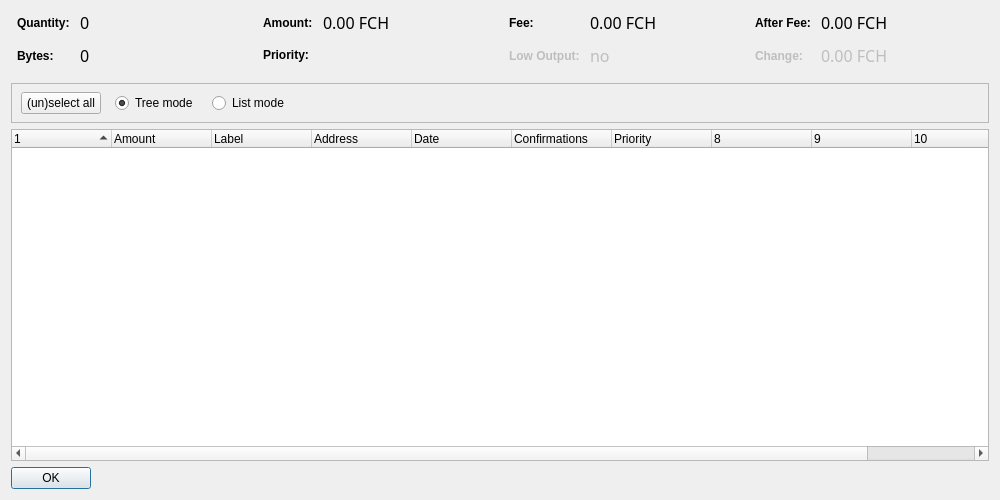
<?xml version="1.0" encoding="UTF-8"?>
<ui version="4.0">
 <class>CoinControlDialog</class>
 <widget class="QDialog" name="CoinControlDialog">
  <property name="geometry">
   <rect>
    <x>0</x>
    <y>0</y>
    <width>1000</width>
    <height>500</height>
   </rect>
  </property>
  <property name="windowTitle">
   <string>Coin Control</string>
  </property>
  <property name="styleSheet">
   <string notr="true">font: 75 12pt &quot;Century Gothic&quot;;</string>
  </property>
  <layout class="QVBoxLayout" name="verticalLayout">
   <item>
    <layout class="QHBoxLayout" name="horizontalLayoutTop" stretch="0,0,0,0">
     <property name="topMargin">
      <number>0</number>
     </property>
     <property name="bottomMargin">
      <number>10</number>
     </property>
     <item>
      <layout class="QFormLayout" name="formLayoutCoinControl1">
       <property name="horizontalSpacing">
        <number>10</number>
       </property>
       <property name="verticalSpacing">
        <number>10</number>
       </property>
       <property name="leftMargin">
        <number>6</number>
       </property>
       <property name="rightMargin">
        <number>6</number>
       </property>
       <item row="0" column="0">
        <widget class="QLabel" name="labelCoinControlQuantityText">
         <property name="styleSheet">
          <string notr="true">font-weight:bold;</string>
         </property>
         <property name="text">
          <string>Quantity:</string>
         </property>
        </widget>
       </item>
       <item row="0" column="1">
        <widget class="QLabel" name="labelCoinControlQuantity">
         <property name="font">
          <font>
           <family>Century Gothic</family>
           <pointsize>12</pointsize>
           <weight>9</weight>
           <italic>false</italic>
           <bold>false</bold>
          </font>
         </property>
         <property name="cursor">
          <cursorShape>IBeamCursor</cursorShape>
         </property>
         <property name="contextMenuPolicy">
          <enum>Qt::ActionsContextMenu</enum>
         </property>
         <property name="text">
          <string notr="true">0</string>
         </property>
         <property name="textInteractionFlags">
          <set>Qt::LinksAccessibleByMouse|Qt::TextSelectableByKeyboard|Qt::TextSelectableByMouse</set>
         </property>
        </widget>
       </item>
       <item row="1" column="0">
        <widget class="QLabel" name="labelCoinControlBytesText">
         <property name="styleSheet">
          <string notr="true">font-weight:bold;</string>
         </property>
         <property name="text">
          <string>Bytes:</string>
         </property>
        </widget>
       </item>
       <item row="1" column="1">
        <widget class="QLabel" name="labelCoinControlBytes">
         <property name="font">
          <font>
           <family>Century Gothic</family>
           <pointsize>12</pointsize>
           <weight>9</weight>
           <italic>false</italic>
           <bold>false</bold>
          </font>
         </property>
         <property name="cursor">
          <cursorShape>IBeamCursor</cursorShape>
         </property>
         <property name="contextMenuPolicy">
          <enum>Qt::ActionsContextMenu</enum>
         </property>
         <property name="text">
          <string notr="true">0</string>
         </property>
         <property name="textInteractionFlags">
          <set>Qt::LinksAccessibleByMouse|Qt::TextSelectableByKeyboard|Qt::TextSelectableByMouse</set>
         </property>
        </widget>
       </item>
      </layout>
     </item>
     <item>
      <layout class="QFormLayout" name="formLayoutCoinControl2">
       <property name="horizontalSpacing">
        <number>10</number>
       </property>
       <property name="verticalSpacing">
        <number>10</number>
       </property>
       <property name="leftMargin">
        <number>6</number>
       </property>
       <property name="rightMargin">
        <number>6</number>
       </property>
       <item row="0" column="0">
        <widget class="QLabel" name="labelCoinControlAmountText">
         <property name="styleSheet">
          <string notr="true">font-weight:bold;</string>
         </property>
         <property name="text">
          <string>Amount:</string>
         </property>
        </widget>
       </item>
       <item row="0" column="1">
        <widget class="QLabel" name="labelCoinControlAmount">
         <property name="font">
          <font>
           <family>Century Gothic</family>
           <pointsize>12</pointsize>
           <weight>9</weight>
           <italic>false</italic>
           <bold>false</bold>
          </font>
         </property>
         <property name="cursor">
          <cursorShape>IBeamCursor</cursorShape>
         </property>
         <property name="contextMenuPolicy">
          <enum>Qt::ActionsContextMenu</enum>
         </property>
         <property name="text">
          <string notr="true">0.00 FCH</string>
         </property>
         <property name="textInteractionFlags">
          <set>Qt::LinksAccessibleByMouse|Qt::TextSelectableByKeyboard|Qt::TextSelectableByMouse</set>
         </property>
        </widget>
       </item>
       <item row="1" column="0">
        <widget class="QLabel" name="labelCoinControlPriorityText">
         <property name="styleSheet">
          <string notr="true">font-weight:bold;</string>
         </property>
         <property name="text">
          <string>Priority:</string>
         </property>
        </widget>
       </item>
       <item row="1" column="1">
        <widget class="QLabel" name="labelCoinControlPriority">
         <property name="font">
          <font>
           <family>Century Gothic</family>
           <pointsize>12</pointsize>
           <weight>9</weight>
           <italic>false</italic>
           <bold>false</bold>
          </font>
         </property>
         <property name="cursor">
          <cursorShape>IBeamCursor</cursorShape>
         </property>
         <property name="contextMenuPolicy">
          <enum>Qt::ActionsContextMenu</enum>
         </property>
         <property name="text">
          <string/>
         </property>
         <property name="textInteractionFlags">
          <set>Qt::LinksAccessibleByMouse|Qt::TextSelectableByKeyboard|Qt::TextSelectableByMouse</set>
         </property>
        </widget>
       </item>
      </layout>
     </item>
     <item>
      <layout class="QFormLayout" name="formLayoutCoinControl3">
       <property name="horizontalSpacing">
        <number>10</number>
       </property>
       <property name="verticalSpacing">
        <number>10</number>
       </property>
       <property name="leftMargin">
        <number>6</number>
       </property>
       <property name="rightMargin">
        <number>6</number>
       </property>
       <item row="0" column="0">
        <widget class="QLabel" name="labelCoinControlFeeText">
         <property name="styleSheet">
          <string notr="true">font-weight:bold;</string>
         </property>
         <property name="text">
          <string>Fee:</string>
         </property>
        </widget>
       </item>
       <item row="0" column="1">
        <widget class="QLabel" name="labelCoinControlFee">
         <property name="font">
          <font>
           <family>Century Gothic</family>
           <pointsize>12</pointsize>
           <weight>9</weight>
           <italic>false</italic>
           <bold>false</bold>
          </font>
         </property>
         <property name="cursor">
          <cursorShape>IBeamCursor</cursorShape>
         </property>
         <property name="contextMenuPolicy">
          <enum>Qt::ActionsContextMenu</enum>
         </property>
         <property name="text">
          <string notr="true">0.00 FCH</string>
         </property>
         <property name="textInteractionFlags">
          <set>Qt::LinksAccessibleByMouse|Qt::TextSelectableByKeyboard|Qt::TextSelectableByMouse</set>
         </property>
        </widget>
       </item>
       <item row="1" column="0">
        <widget class="QLabel" name="labelCoinControlLowOutputText">
         <property name="enabled">
          <bool>false</bool>
         </property>
         <property name="styleSheet">
          <string notr="true">font-weight:bold;</string>
         </property>
         <property name="text">
          <string>Low Output:</string>
         </property>
        </widget>
       </item>
       <item row="1" column="1">
        <widget class="QLabel" name="labelCoinControlLowOutput">
         <property name="enabled">
          <bool>false</bool>
         </property>
         <property name="font">
          <font>
           <family>Century Gothic</family>
           <pointsize>12</pointsize>
           <weight>9</weight>
           <italic>false</italic>
           <bold>false</bold>
          </font>
         </property>
         <property name="cursor">
          <cursorShape>IBeamCursor</cursorShape>
         </property>
         <property name="contextMenuPolicy">
          <enum>Qt::ActionsContextMenu</enum>
         </property>
         <property name="text">
          <string notr="true">no</string>
         </property>
         <property name="textInteractionFlags">
          <set>Qt::LinksAccessibleByMouse|Qt::TextSelectableByKeyboard|Qt::TextSelectableByMouse</set>
         </property>
        </widget>
       </item>
      </layout>
     </item>
     <item>
      <layout class="QFormLayout" name="formLayoutCoinControl4">
       <property name="horizontalSpacing">
        <number>10</number>
       </property>
       <property name="verticalSpacing">
        <number>10</number>
       </property>
       <property name="leftMargin">
        <number>6</number>
       </property>
       <property name="rightMargin">
        <number>6</number>
       </property>
       <item row="0" column="0">
        <widget class="QLabel" name="labelCoinControlAfterFeeText">
         <property name="styleSheet">
          <string notr="true">font-weight:bold;</string>
         </property>
         <property name="text">
          <string>After Fee:</string>
         </property>
        </widget>
       </item>
       <item row="0" column="1">
        <widget class="QLabel" name="labelCoinControlAfterFee">
         <property name="font">
          <font>
           <family>Century Gothic</family>
           <pointsize>12</pointsize>
           <weight>9</weight>
           <italic>false</italic>
           <bold>false</bold>
          </font>
         </property>
         <property name="cursor">
          <cursorShape>IBeamCursor</cursorShape>
         </property>
         <property name="contextMenuPolicy">
          <enum>Qt::ActionsContextMenu</enum>
         </property>
         <property name="text">
          <string notr="true">0.00 FCH</string>
         </property>
         <property name="textInteractionFlags">
          <set>Qt::LinksAccessibleByMouse|Qt::TextSelectableByKeyboard|Qt::TextSelectableByMouse</set>
         </property>
        </widget>
       </item>
       <item row="1" column="0">
        <widget class="QLabel" name="labelCoinControlChangeText">
         <property name="enabled">
          <bool>false</bool>
         </property>
         <property name="styleSheet">
          <string notr="true">font-weight:bold;</string>
         </property>
         <property name="text">
          <string>Change:</string>
         </property>
        </widget>
       </item>
       <item row="1" column="1">
        <widget class="QLabel" name="labelCoinControlChange">
         <property name="enabled">
          <bool>false</bool>
         </property>
         <property name="font">
          <font>
           <family>Century Gothic</family>
           <pointsize>12</pointsize>
           <weight>9</weight>
           <italic>false</italic>
           <bold>false</bold>
          </font>
         </property>
         <property name="cursor">
          <cursorShape>IBeamCursor</cursorShape>
         </property>
         <property name="contextMenuPolicy">
          <enum>Qt::ActionsContextMenu</enum>
         </property>
         <property name="text">
          <string notr="true">0.00 FCH</string>
         </property>
         <property name="textInteractionFlags">
          <set>Qt::LinksAccessibleByMouse|Qt::TextSelectableByKeyboard|Qt::TextSelectableByMouse</set>
         </property>
        </widget>
       </item>
      </layout>
     </item>
    </layout>
   </item>
   <item>
    <widget class="QFrame" name="frame">
     <property name="minimumSize">
      <size>
       <width>0</width>
       <height>40</height>
      </size>
     </property>
     <property name="frameShape">
      <enum>QFrame::StyledPanel</enum>
     </property>
     <property name="frameShadow">
      <enum>QFrame::Sunken</enum>
     </property>
     <widget class="QWidget" name="horizontalLayoutWidget">
      <property name="geometry">
       <rect>
        <x>10</x>
        <y>0</y>
        <width>781</width>
        <height>41</height>
       </rect>
      </property>
      <layout class="QHBoxLayout" name="horizontalLayoutPanel" stretch="0,0,0,0">
       <property name="spacing">
        <number>14</number>
       </property>
       <item>
        <widget class="QPushButton" name="pushButtonSelectAll">
         <property name="sizePolicy">
          <sizepolicy hsizetype="Maximum" vsizetype="Fixed">
           <horstretch>0</horstretch>
           <verstretch>0</verstretch>
          </sizepolicy>
         </property>
         <property name="styleSheet">
          <string notr="true">font: 75 9pt &quot;Century Gothic&quot;;</string>
         </property>
         <property name="text">
          <string>(un)select all</string>
         </property>
        </widget>
       </item>
       <item>
        <widget class="QRadioButton" name="radioTreeMode">
         <property name="sizePolicy">
          <sizepolicy hsizetype="Maximum" vsizetype="Fixed">
           <horstretch>0</horstretch>
           <verstretch>0</verstretch>
          </sizepolicy>
         </property>
         <property name="text">
          <string>Tree mode</string>
         </property>
         <property name="checked">
          <bool>true</bool>
         </property>
        </widget>
       </item>
       <item>
        <widget class="QRadioButton" name="radioListMode">
         <property name="sizePolicy">
          <sizepolicy hsizetype="Maximum" vsizetype="Fixed">
           <horstretch>0</horstretch>
           <verstretch>0</verstretch>
          </sizepolicy>
         </property>
         <property name="text">
          <string>List mode</string>
         </property>
        </widget>
       </item>
       <item>
        <spacer name="horizontalSpacer">
         <property name="orientation">
          <enum>Qt::Horizontal</enum>
         </property>
         <property name="sizeHint" stdset="0">
          <size>
           <width>40</width>
           <height>20</height>
          </size>
         </property>
        </spacer>
       </item>
      </layout>
     </widget>
    </widget>
   </item>
   <item>
    <widget class="CoinControlTreeWidget" name="treeWidget">
     <property name="contextMenuPolicy">
      <enum>Qt::CustomContextMenu</enum>
     </property>
     <property name="styleSheet">
      <string notr="true">font: 75 10pt &quot;Century Gothic&quot;;</string>
     </property>
     <property name="sortingEnabled">
      <bool>false</bool>
     </property>
     <property name="columnCount">
      <number>11</number>
     </property>
     <attribute name="headerShowSortIndicator" stdset="0">
      <bool>true</bool>
     </attribute>
     <attribute name="headerStretchLastSection">
      <bool>false</bool>
     </attribute>
     <column>
      <property name="text">
       <string/>
      </property>
     </column>
     <column>
      <property name="text">
       <string>Amount</string>
      </property>
     </column>
     <column>
      <property name="text">
       <string>Label</string>
      </property>
     </column>
     <column>
      <property name="text">
       <string>Address</string>
      </property>
     </column>
     <column>
      <property name="text">
       <string>Date</string>
      </property>
     </column>
     <column>
      <property name="text">
       <string>Confirmations</string>
      </property>
      <property name="toolTip">
       <string>Confirmed</string>
      </property>
     </column>
     <column>
      <property name="text">
       <string>Priority</string>
      </property>
     </column>
     <column>
      <property name="text">
       <string/>
      </property>
     </column>
     <column>
      <property name="text">
       <string/>
      </property>
     </column>
     <column>
      <property name="text">
       <string/>
      </property>
     </column>
     <column>
      <property name="text">
       <string/>
      </property>
     </column>
    </widget>
   </item>
   <item>
    <widget class="QDialogButtonBox" name="buttonBox">
     <property name="sizePolicy">
      <sizepolicy hsizetype="Maximum" vsizetype="Fixed">
       <horstretch>0</horstretch>
       <verstretch>0</verstretch>
      </sizepolicy>
     </property>
     <property name="styleSheet">
      <string notr="true">font: 75 9pt &quot;Century Gothic&quot;;</string>
     </property>
     <property name="orientation">
      <enum>Qt::Horizontal</enum>
     </property>
     <property name="standardButtons">
      <set>QDialogButtonBox::Ok</set>
     </property>
    </widget>
   </item>
  </layout>
 </widget>
 <customwidgets>
  <customwidget>
   <class>CoinControlTreeWidget</class>
   <extends>QTreeWidget</extends>
   <header>coincontroltreewidget.h</header>
  </customwidget>
 </customwidgets>
 <resources/>
 <connections/>
</ui>
